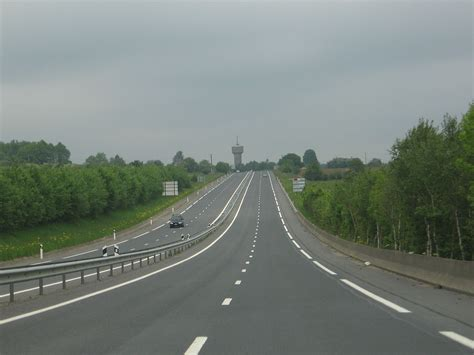
#> input picture route1.jpg, 474 x 355 px, found by its file name
$ python edgeDetection.py
#> lines starting #> are read from the running program, lines starting #| are printed output that depends on the picture; after the words box and inside, x2 and y2 are one past the last pixel; in counts of white or black regions, pixels touching at a corner belong together
import cv2
import numpy as np

img = cv2.imread("C:/Users/mugis/Documents/Master_IN/visionBasedEmbeddesSystem/recap/route1.jpg")
#> img is the input picture: shape (355, 474, 3); mean B, G, R 121.3, 128.1, 118.6
gray = cv2.cvtColor(img, cv2.COLOR_BGR2GRAY)
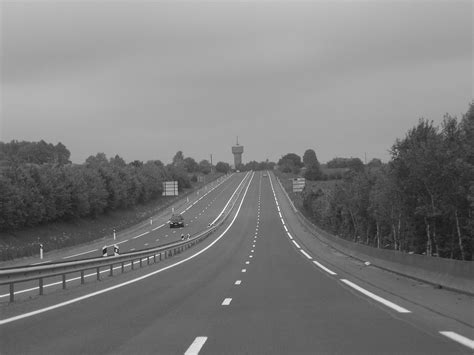
#> gray: shape (355, 474); min 22, max 254, mean 124.5
edges = cv2.Canny(gray, 75, 150)
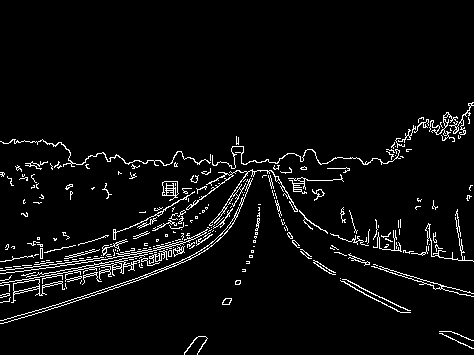
#> edges: shape (355, 474); 4.5% white in thin lines or dots, all inside (x1, y1, x2, y2) = (0, 102, 474, 355)
lines = cv2.HoughLinesP(edges, 1, np.pi/180, 30, maxLineGap=250)
#> lines = 73 rows, first 6: [27, 257, 470, 113], [9, 284, 470, 107], [9, 286, 297, 209], [11, 302, 464, 128], [25, 165, 471, 293], [24, 317, 344, 213]
for line in lines:
   x1, y1, x2, y2 = line[0]
   cv2.line(img, (x1, y1), (x2, y2), (0, 0, 128), 1)
#> this loop made 73 passes
#> (x1, y1, x2, y2) on passes 1 to 12: (27, 257, 470, 113), (9, 284, 470, 107), (9, 286, 297, 209), (11, 302, 464, 128), (25, 165, 471, 293), (24, 317, 344, 213), (9, 289, 300, 211), (0, 295, 469, 195), (33, 257, 465, 133), (31, 162, 447, 258), (7, 322, 343, 207), (3, 273, 457, 210)
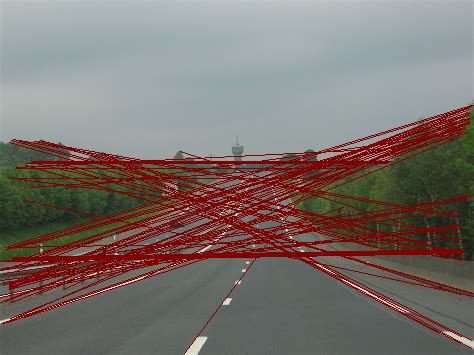
#> img: shape (355, 474, 3); 14.23% of pixels changed, all inside (x1, y1, x2, y2) = (0, 105, 474, 354)
cv2.imshow("linesEdges", edges)
cv2.imshow("linesDetected", img)
cv2.waitKey(0)
cv2.destroyAllWindows()

$ run again, with image1.jpg copied over route1.jpg
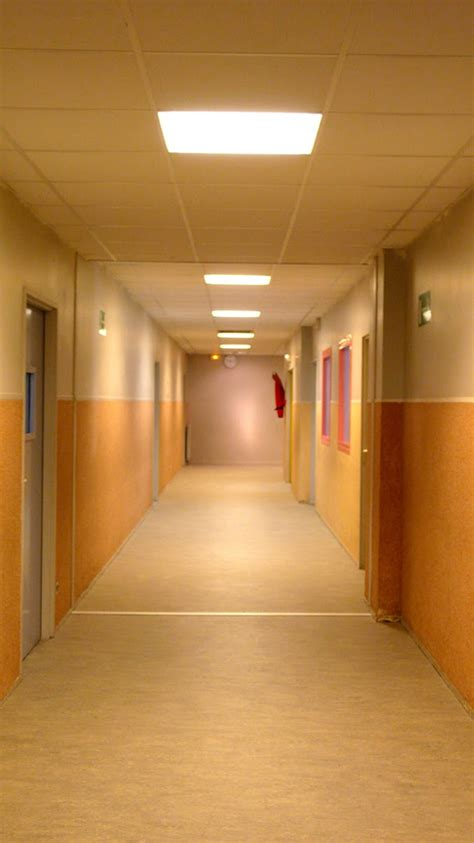
#> input picture image1.jpg, 474 x 843 px, found by its file name
#> img is the input picture: shape (843, 474, 3); mean B, G, R 70, 129.3, 179.5
#> `edges = cv2.Canny(gray, 75, 150)`:
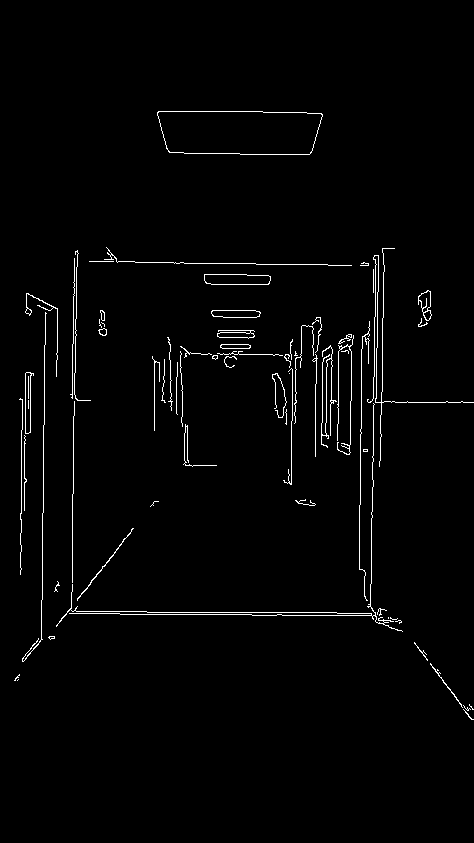
#> edges: shape (843, 474); 1.8% white in thin lines or dots, all inside (x1, y1, x2, y2) = (14, 111, 474, 720)
#> lines = 66 rows, first 6: [70, 613, 76, 251], [369, 615, 376, 255], [74, 260, 384, 266], [39, 642, 45, 302], [41, 612, 380, 612], [377, 622, 383, 248]
#> the loop `for line in lines:` made 66 passes
#> after the loop `for line in lines:`:
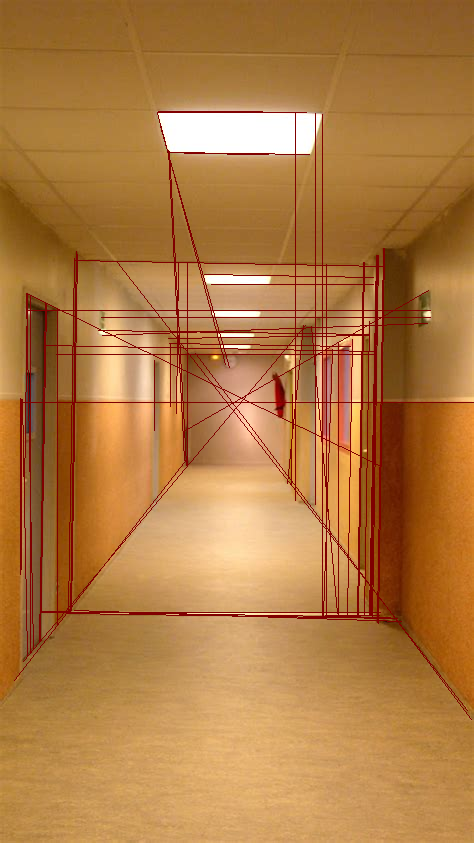
#> img: shape (843, 474, 3); 4.39% of pixels changed, all inside (x1, y1, x2, y2) = (14, 111, 474, 720)

$ run again, with image2.jpg copied over route1.jpg
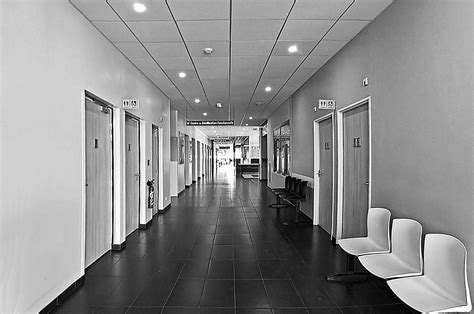
#> input picture image2.jpg, 474 x 314 px, found by its file name
#> img is the input picture: shape (314, 474, 3); min 0, max 255, mean 140.1
#> `edges = cv2.Canny(gray, 75, 150)`:
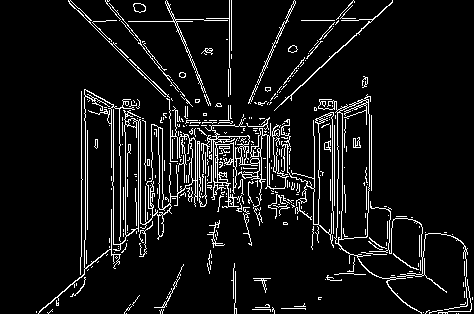
#> edges: shape (314, 474); 7.9% white in thin lines or dots
#> lines = 117 rows, first 6: [75, 295, 371, 19], [120, 53, 414, 309], [113, 261, 392, 1], [81, 288, 81, 10], [85, 279, 85, 14], [113, 267, 113, 7]
#> the loop `for line in lines:` made 117 passes
#> after the loop `for line in lines:`:
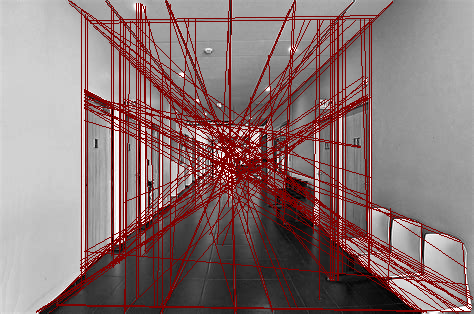
#> img: shape (314, 474, 3); 18.25% of pixels changed, all inside (x1, y1, x2, y2) = (36, 0, 473, 314)
